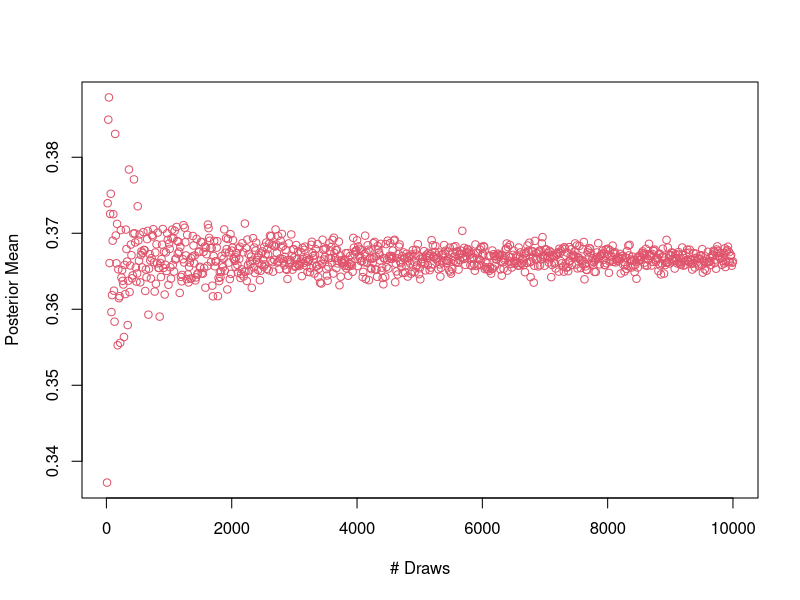
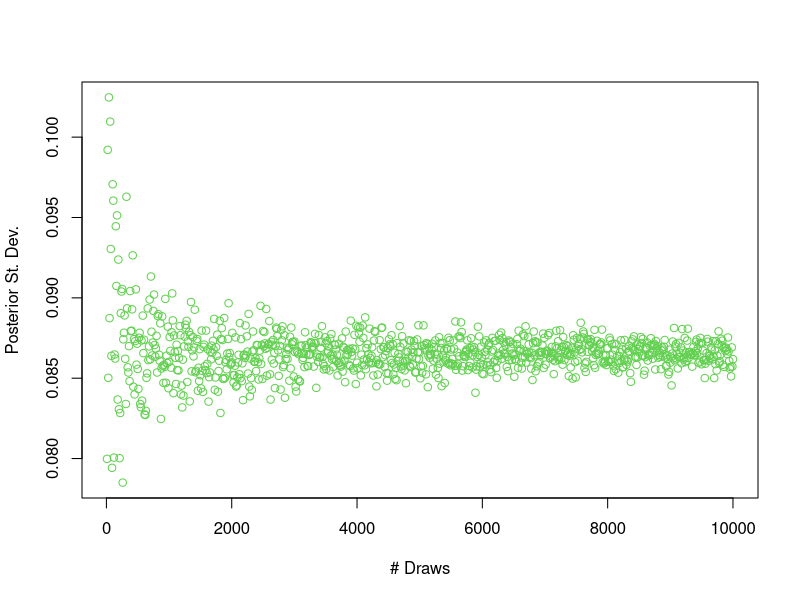
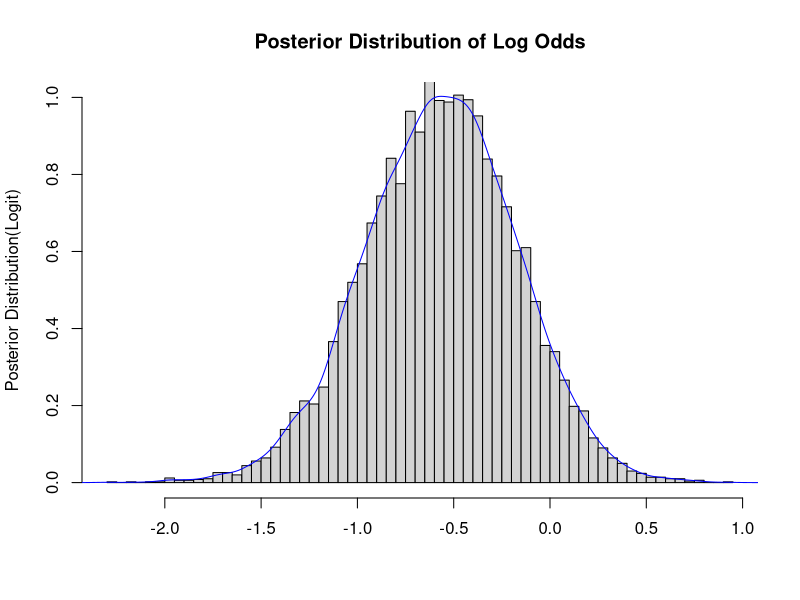
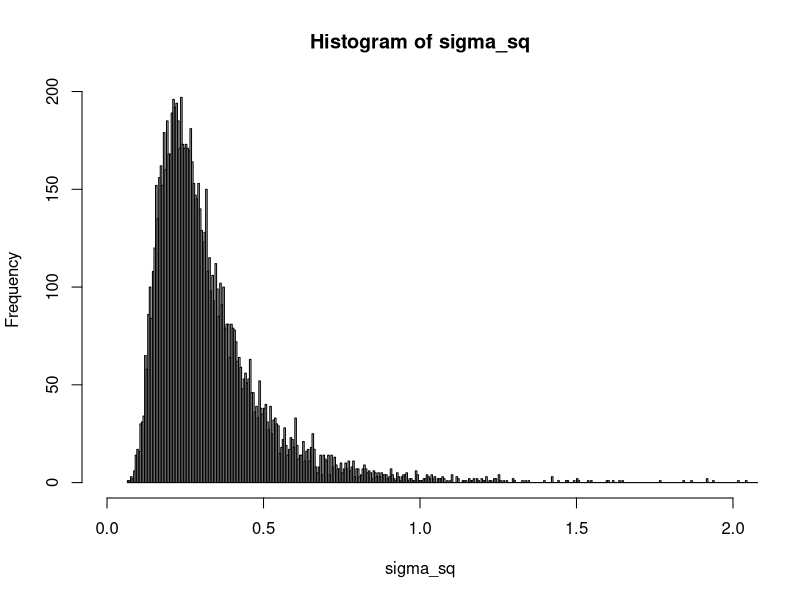
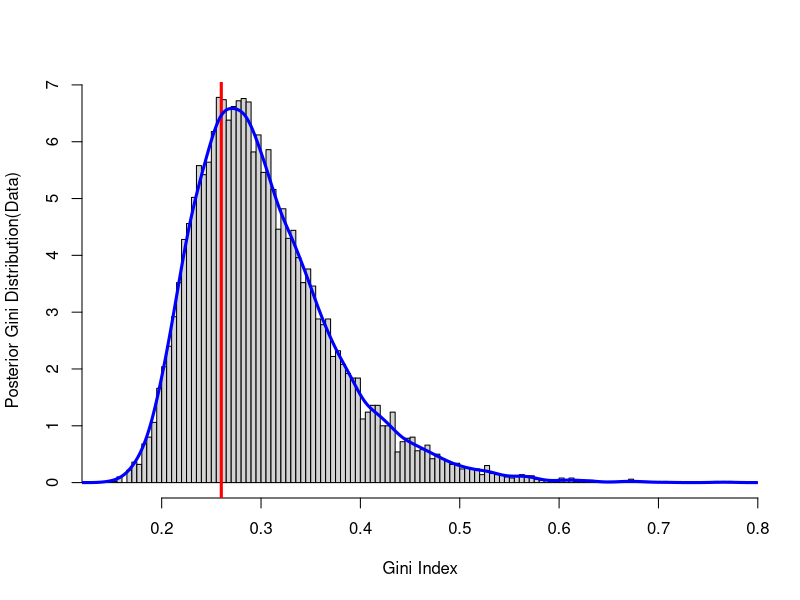
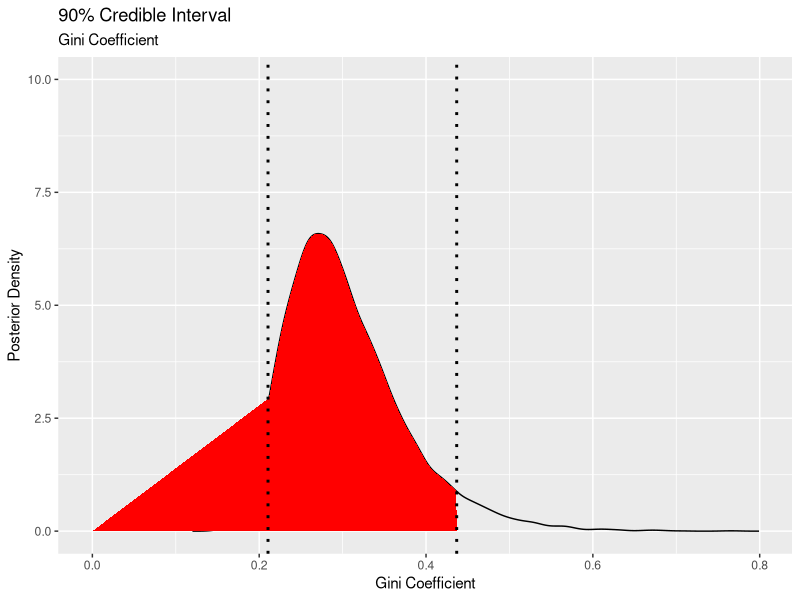
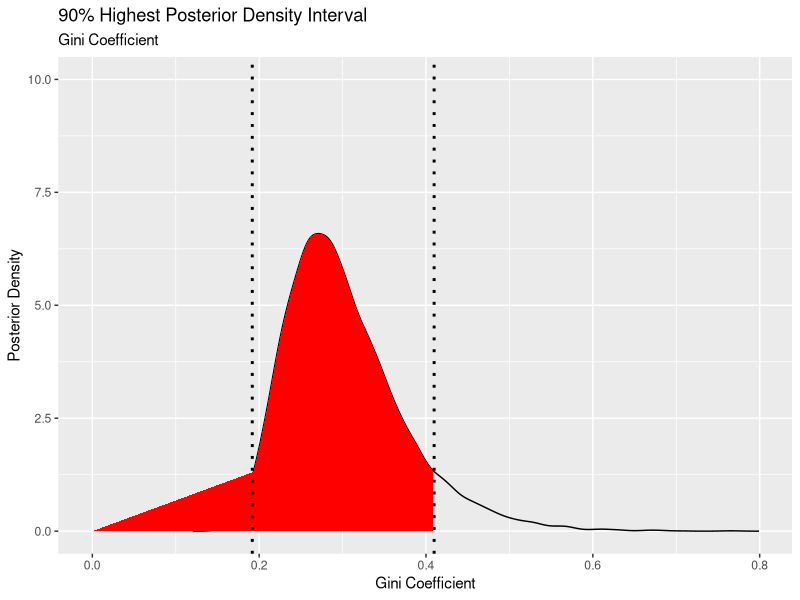
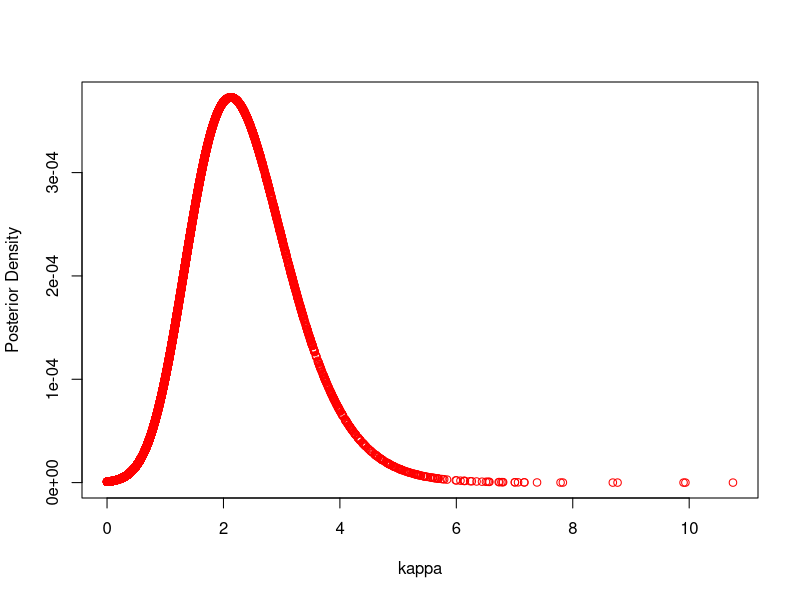

Reproduce these figures in R, in order.
library(ggplot2)

##### 1
## (a)
set.seed(2020-04-10)
s = 8; n=24;f=n-s
alpha = 3; beta=3
### Theoretical mu
e_theta = (alpha+s)/(alpha+beta+n)
### theoretical standard deviation
sqrt((e_theta*(1- e_theta))/(alpha+beta+n+1))
# Posterior Draws
bernoulli.posterior<- function(nDraws, s, f, a, b){
  shape1 = a+s
  shape2 = b+f

  dist = rbeta(n = nDraws, shape1 = shape1,shape2 = shape2)
  posterior_mean = mean(dist)
  posterior_variance = var(dist)
  return(c(posterior_mean,posterior_variance))
}

draws = seq(10,10000, by = 10)
length(draws)
result_matrix = matrix(0,2,length(draws))

result_matrix = sapply(draws, FUN = bernoulli.posterior, s=s,f=f,a=alpha,b=beta)

plot(result_matrix[1,], col=2, x = draws, xlab="# Draws", ylab = "Posterior Mean")

plot(sqrt(result_matrix[2,]), col=3, x = draws, xlab="# Draws", ylab = "Posterior St. Dev.")
## (b)
set.seed(2020-04-10)
simulation<- function(nDraws, s, f, a, b){
  shape1 = a+s
  shape2 = b+f

  dist = rbeta(n = nDraws, shape1 = shape1,shape2 = shape2)
  return(dist)
}
nDraws = 10000
result_sim = simulation(nDraws = nDraws, s=s,f=f,a=alpha,b=beta)

length(result_sim[result_sim>0.4])/nDraws # Analytical calculation

1 - pbeta(0.4, shape1 = alpha+s, shape2 = beta+f) # Actual Probability

## (c)
set.seed(2020-04-10)
log.odds<-function(nDraws, s, f, a, b){
  shape1 = a+s
  shape2 = b+f

  dist = rbeta(n = nDraws, shape1 = shape1,shape2 = shape2)
  odds = dist/(1-dist)
  log_odds = sapply(odds, FUN = log)
  return(log_odds)
}

res_log_odds = log.odds(nDraws = 10000, s = s,f = f, a=alpha, b= beta)

# plot
hist(res_log_odds, breaks=100, ylim=c(0,1), freq=F, main="Posterior Distribution of Log Odds", xlab="", ylab="Posterior Distribution(Logit)")
lines(density(res_log_odds), col = "blue")

##### 2 ####
data = c(38,20,49,58,31,70,18,56,25,78)
## (a)
log.norn<-function(y,mu,sd){
  v = sd**2
  return((1/(y*sqrt(2*pi*v)))*exp(-0.5/v*((log(y) - mu)**2)))
}

log_data = log(data)
n = length(data)
mu = 3.8
tao_sq = sum((log_data - mu)**2)/n
# Simulating from Posterior
# Lecture-3, pg. 5
set.seed(2020-04-10)
sigma_sq = (n*tao_sq)/rchisq(10000,n)
hist(sigma_sq, breaks = 1000, xlim = c(0,2))


mean(sigma_sq) # Simulated Mean
(10*tao_sq)/8 ## Theoretical mu (BDA pg. 577)
var(sigma_sq) # Simulated Variance
(2*(10*tao_sq*10*tao_sq))/(64*6) # Theoretical Variance (BDA pg. 577)

## (b)
#sqrt(2)
gini_dist = (pnorm(sqrt(sigma_sq/2),mean = 0, sd = 1)*2)-1
hist(gini_dist, freq = F,breaks=100, xlab="Gini Index", ylab= "Posterior Gini Distribution(Data)",
     main = "")
abline(v=0.26,col="red",lwd=3)
lines(density(gini_dist), col="blue", lwd=3)

## (c)
# 90% Credible Interval
ci_90 = quantile(gini_dist, probs = c(0.05,0.95))


densities = density(gini_dist, kernel = "gaussian")



dat <- with(densities, data.frame(x, y))
ggplot(data = dat, mapping = aes(x = x, y = y)) +
  geom_line()+
  geom_area(mapping = aes(x = ifelse(x>ci_90['5%'] & x< ci_90['95%'] , x, 0)), fill = "red")+
  ylim(c(0,10)) +
  labs(x = "Gini Coefficient", y = "Posterior Density",
       title = "90% Credible Interval",subtitle = "Gini Coefficient")+
  geom_vline(xintercept = ci_90['5%'], color = "black", size=1, linetype="dotted")+
  geom_vline(xintercept = ci_90['95%'], color = "black", size=1,linetype="dotted")

## Highest Posterior Density Interval
# Reference
#https://stats.stackexchange.com/questions/381520/how-can-i-estimate-the-highest-posterior-density-interval-from-a-set-of-x-y-valu

hdi = function(x,y,coverage){
  l_x = length(x)
  best = 0
  for(ai in 1:(l_x-1))
  {
    for(bi in (ai +1): l_x){
      mass = sum(diff(x[ai:bi]) * y[(ai+1):bi])
      if (mass >= coverage && mass/(x[bi] - x[ai]) > best)
      {
        best = mass / (x[bi] - x[ai])
        ai.best = ai
        bi.best = bi
      }
    }
  }
  c(x[ai.best], x[bi.best])
}

hdci_90 = hdi(x = densities$x, y = densities$y, coverage = 0.9)
# Plot HPDI
ggplot(data = dat, mapping = aes(x = x, y = y)) +
  geom_line()+
  geom_area(mapping = aes(x = ifelse(x>hdci_90[1] & x< hdci_90[2] , x, 0)), fill = "red")+
  ylim(c(0,10)) +
  labs(x = "Gini Coefficient", y = "Posterior Density",
       title = "90% Highest Posterior Density Interval",subtitle = "Gini Coefficient") +
  geom_vline(xintercept = hdci_90[1], color = "black", size=1, linetype="dotted") +
  geom_vline(xintercept = hdci_90[2], color = "black", size=1, linetype="dotted")

##### 3

## (a)
set.seed(2020-04-10)
data_radian = c(-2.44, 2.14, 2.54, 1.83, 2.02, 2.33, -2.79, 2.23, 2.07, 2.02)

mu = 2.39 # Given
n = length(data_radian)
nDraws = 10000
prior_kappa = rexp(nDraws, rate = 1) # Draw Prior Kappa values

const2 = sum(cos(data_radian-mu)) # y_i - mu

# Calculate Posterior
posterior = exp(prior_kappa* (const2 - 1))/ (2*pi*besselI(x =prior_kappa, nu = 0))^n
post = posterior/sum(posterior)# Normalize

plot(x = prior_kappa, y = post, col="red", xlab = "kappa", ylab = "Posterior Density")

## (b)
prior_kappa[which.max(post)]

